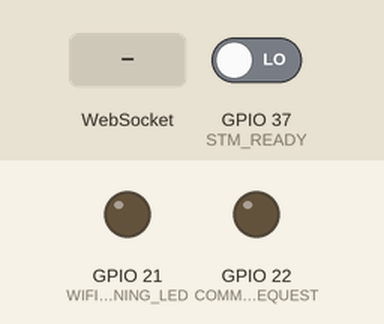
The sketch below on a simulated ESP32. Shown: output pins drawn as LEDs (lit = HIGH). Dashed ring = blinking. The inputs (shaded band) are chosen by the test bench; at power-on: GPIO 37 (STM_READY) LOW. WiFi joins after 1.5 s; servers stay silent unless stated; storage starts empty; EEPROM starts erased; pins used as bus, display or sensor lines are not drawn; what the sketch prints to the serial monitor is not drawn.

Above: at 0.1 s.
At 3.2 s:
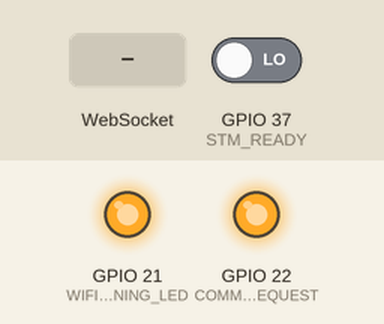
3.3 s: GPIO 37 (STM_READY) driven HIGH
At 4.3 s:
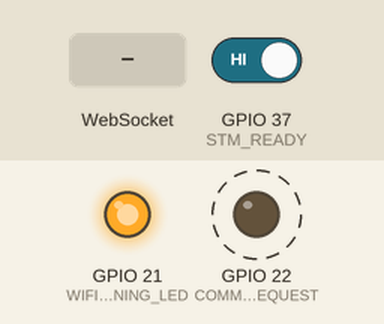
4.8 s: WebSocket text "refTemp" received
10.8 s: WebSocket text "refTDS" received
Timing chart, 0 to 13.8 s (numbered marks = the images above; inputs shaded):
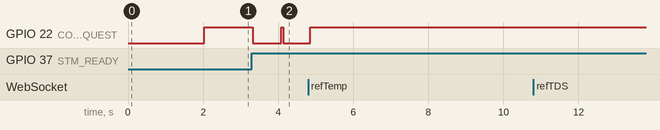

Measured:
- after the input at 3.3 s, GPIO 22 (COMM_REQUEST): HIGH → LOW at once, → HIGH 0.76 s later, → LOW 0.05 s later

The sketch:

hydro-esp.ino
```cpp
#include <Arduino.h>
#include <WiFi.h>
#include <AsyncTCP.h>
#include <ESPAsyncWebServer.h>
#include <LittleFS.h>
#include <Arduino_JSON.h>
#include <EEPROM.h>
#include <SPI.h>
#include <FS.h>
#include <math.h>
//#include <Adafruit_BME280.h>
//#include <Adafruit_Sensor.h>

//#define MAX_SENSOR 6
#define SPI_DATA_LENGTH 23
#define COMM_REQUEST 22
#define CS_PIN 5
#define MAX_QUEUE_LENGTH 3
#define WIFI_WARNING_LED 21
#define MAX_SENSOR 2
#define STM_READY 37

// Replace with your network credentials
const char* ssid = "KET0";
const char* password = "keto4522";

bool WiFiConnected = false;

// Create AsyncWebServer object on port 80
AsyncWebServer server(80);

// Static IP address
IPAddress local_IP(192, 168, 68, 37);
// Gateway IP address
IPAddress gateway(192, 168, 68, 1);
// Subnet IP address
IPAddress subnet(255, 255, 252, 0);

long WiFiTimeout = 10000;

// Create a WebSocket object
AsyncWebSocket ws("/ws");

// Json Variable to Hold Sensor Readings
JSONVar readings;

// Timer variables
unsigned long lastTime = 0;
unsigned long timerDelay = 1000;

// Create a sensor object
//Adafruit_BME280 bme;         // BME280 connect to ESP32 I2C (GPIO 21 = SDA, GPIO 22 = SCL)

String switchMatrixStr = "00000000";

//Motor Values
uint8_t motorID = 1;
uint16_t motorValue = 1;
String motorMsg = "1:1";
////////////////////// SENSORS /////////////////////////
struct Sensor {
  const char* name;

  float ref;
  float margin;

  float value;
};

enum {
  IDX_TEMP = 0,
  IDX_ALT,
  IDX_FF,
  IDX_TDS,
  IDX_HUM,
  SENSOR_COUNT      // Not tested can cause bug !!!
};

Sensor sensors[] = {
  { "Temperature Sensor", 25.0f, 1.0f, 0 },
  { "Altitude Sensor",   160.0f, 10.0f, 0 },
  { "Air Quality Sensor",  50.0f, 1.0f, 0 },
  { "TDS Sensor",        300.0f, 1.0f, 0 },
  { "Humidity Sensor",    73.0f, 3.0f, 0 },
};

////////////////////// COMMUNICATION //////////////////////
uint8_t txBuff[23] = {0xAA, 0xBB, 0xCC, 0xDD, 0xEE, 0xFF};
uint8_t rxBuff[23] = {0};

typedef union
{
    struct __attribute__((packed))
    {
        uint8_t id;
        uint8_t type;
        float   payload;
        uint16_t crc;
    } frame;

    uint8_t raw[8];       // Be carefull about this size
} SingleSPIData_t;

typedef struct __attribute__((packed))
{
	uint8_t switchMatrix;
	float values[SENSOR_COUNT];
	uint16_t crc;
}SystemSnapshot_t;

SingleSPIData_t messageQueue[6] = {0};
SingleSPIData_t messageTemp;
bool readFromTemp = false;
uint8_t queueCounter = 0;

uint16_t CRC16_CCITT(const uint8_t *data, size_t length)
{
    uint16_t crc = 0xFFFF;   // common initial value

    for (size_t i = 0; i < length; i++)
    {
        crc ^= ((uint16_t)data[i] << 8);

        for (uint8_t bit = 0; bit < 8; bit++)
        {
            if (crc & 0x8000)
                crc = (crc << 1) ^ 0x1021;
            else
                crc = (crc << 1);
        }
    }
    return crc;
}

uint16_t SystemSnapshot_CalculateCRC(const SystemSnapshot_t *packet)
{
    return CRC16_CCITT((const uint8_t *)packet,
                       sizeof(SystemSnapshot_t) - sizeof(packet->crc));
}

uint8_t SystemSnapshot_IsValid(const SystemSnapshot_t *packet)
{
    return (packet->crc == SystemSnapshot_CalculateCRC(packet));
}

void QueueMessage(uint8_t _idx, uint8_t _type, float _payload){     // _idx'in type'ı SensorIndex_t yapılabilir sonrasında
  messageQueue[queueCounter].frame.id = _idx;
  messageQueue[queueCounter].frame.type = _type;
  messageQueue[queueCounter].frame.payload = _payload;
  queueCounter++;
}

void FillTxBufferFromQueue(){      // Check this functions functionality
    if(readFromTemp){
      memcpy(txBuff, messageTemp.raw, 8);
      readFromTemp = false;
      return;
    }
    if(queueCounter > 0){
      messageTemp = messageQueue[0];
      messageTemp.frame.crc = CRC16_CCITT((const uint8_t *)&messageTemp.frame, sizeof(messageTemp.frame)-sizeof(messageTemp.frame.crc));
      Serial.print("ESP CRC: ");
      Serial.println(messageTemp.frame.crc);
      memcpy(txBuff, messageTemp.raw, 8);
      for(int i = 1; i < queueCounter; i++){    // Delete message from queue
        messageQueue[i-1] = messageQueue[i];
      }
      queueCounter--;
    }else{
      ClearTxBuffer();
    }
}

void CommSetup(){
  SPI.begin(14, 12, 13, CS_PIN);   // SCK, MISO, MOSI, SS
  pinMode(STM_READY, INPUT);
  pinMode(CS_PIN, OUTPUT);         // SS is not currently active on STM side
  pinMode(COMM_REQUEST, OUTPUT);
  digitalWrite(CS_PIN, HIGH);
  digitalWrite(COMM_REQUEST, LOW);
}

void PrintRxBuffer(){
  Serial.print("Rx Buffer: ");
  for(int i = 0; i < SPI_DATA_LENGTH; i++){
    //Serial.print("0x");
    if(rxBuff[i] < 16) Serial.print("0");
    Serial.print(rxBuff[i], HEX);
    //for(int bit = 7; bit >= 0; bit--){
    //  Serial.print((rxBuff[i] >> bit) & 1);
    //}
    Serial.print(" ");
  }
  Serial.println("");
}

String uint8ToBinaryString(uint8_t value) {
  String out;
  out.reserve(8);

  for (int i = 7; i >= 0; --i) {
    out += ((value >> i) & 0x01) ? '1' : '0';
  }
  return out;
}

void ClearRxBuffer(){
  for(int i = 0; i < SPI_DATA_LENGTH; i++){     // Clear RX Buffer
    rxBuff[i] = 0;
  }
}

void ClearTxBuffer(){
  for(int i = 0; i < SPI_DATA_LENGTH; i++){     // Clear RX Buffer
    txBuff[i] = 0;
  }
}

void ProcessSPIData(){
  SystemSnapshot_t SPISnap;
  memcpy(&SPISnap, rxBuff, SPI_DATA_LENGTH);
  if(SystemSnapshot_IsValid(&SPISnap) == 0){
    Serial.println("SPI DATA IS NOT VALID!");
    readFromTemp = true;
    //return;               // Uncomment this line for release build
  }
  for(int i = 0; i < SENSOR_COUNT; i++){
    sensors[i].value = SPISnap.values[i];
    Serial.print(sensors[i].name);
    Serial.print(" new value: ");
    Serial.println(sensors[i].value);
  }
  switchMatrixStr = uint8ToBinaryString(SPISnap.switchMatrix);
  Serial.print("Switch Matrix: ");
  Serial.println(switchMatrixStr);
  ClearRxBuffer();
}

void SingleComm(){
  SPI.beginTransaction(SPISettings(1000000, MSBFIRST, SPI_MODE0));
  digitalWrite(CS_PIN, LOW);
  for (int i = 0; i < SPI_DATA_LENGTH; i++) {
    rxBuff[i] = SPI.transfer(txBuff[i]);
  }
  delayMicroseconds(20);
  digitalWrite(CS_PIN, HIGH);
  SPI.endTransaction();
  PrintRxBuffer();
  ProcessSPIData();
  delayMicroseconds(5);
}

void CommManager(){
  int current_sensor_count = SENSOR_COUNT;
  int spiCounter = current_sensor_count+1;
  if(queueCounter > spiCounter) spiCounter = queueCounter;
  Serial.println("--- SPI Communication ---");
  FillTxBufferFromQueue();
  SingleComm();
  Serial.println("---");
}

////////////////////// WEB SOCKET /////////////////////////
void initWebSocket() {
  ws.onEvent(onEvent);
  server.addHandler(&ws);
}

void onEvent(AsyncWebSocket *server, AsyncWebSocketClient *client, AwsEventType type, void *arg, uint8_t *data, size_t len) {
  switch (type) {
    case WS_EVT_CONNECT:
      Serial.printf("WebSocket client #%u connected from %s\n", client->id(), client->remoteIP().toString().c_str());
      break;
    case WS_EVT_DISCONNECT:
      Serial.printf("WebSocket client #%u disconnected\n", client->id());
      break;
    case WS_EVT_DATA:
      handleWebSocketMessage(arg, data, len);
      break;
    case WS_EVT_PONG:
    case WS_EVT_ERROR:
      break;
  }
}

void UpdateRefValue(uint8_t _idx, uint8_t _memoryLoc, float _newValue){
  if(queueCounter < MAX_QUEUE_LENGTH){
    QueueMessage(_idx, 1, _newValue);             // Communication can be corrupted if some data comes from web while communicating
    Serial.print("QueueCounter: ");
    Serial.println(queueCounter);
    sensors[_idx].ref = _newValue;
    UpdateEEPROM(_memoryLoc, sensors[_idx].ref);
  }
}

void handleWebSocketMessage(void *arg, uint8_t *data, size_t len) {
  AwsFrameInfo *info = (AwsFrameInfo*)arg;
  if (info->final && info->index == 0 && info->len == len && info->opcode == WS_TEXT) {
      String msg;
      msg.reserve(len);
      for (size_t i = 0; i < len; i++) {
        msg += (char)data[i];
      }

      Serial.print("Message from web: ");
      Serial.println(msg);
      String valStr = "";
      if(msg.startsWith("refTemp")) {
        valStr = msg.substring(msg.indexOf(':') + 1);
        float newValue = valStr.toFloat();
        UpdateRefValue(IDX_TEMP, 0, newValue);
      // } else if(msg.startsWith("refpH")){
        //valStr = msg.substring(msg.indexOf(':') + 1);
        //float newValue = valStr.toFloat();
        //UpdateRefValue(IDX_PH, 12, newValue);
      } else if(msg.startsWith("refAlt")){
        valStr = msg.substring(msg.indexOf(':') + 1);
        float newValue = valStr.toFloat();
        UpdateRefValue(IDX_ALT, 4, newValue);
      } else if(msg.startsWith("refTDS")){
        valStr = msg.substring(msg.indexOf(':') + 1);
        float newValue = valStr.toFloat();
        UpdateRefValue(IDX_TDS, 16, newValue);
      } else if(msg.startsWith("refFF")){
        valStr = msg.substring(msg.indexOf(':') + 1);
        float newValue = valStr.toFloat();
        UpdateRefValue(IDX_FF, 20, newValue);
      } else if(msg.startsWith("refHum")){
        valStr = msg.substring(msg.indexOf(':') + 1);
        float newValue = valStr.toFloat();
        UpdateRefValue(IDX_HUM, 8, newValue);
      }else if (msg[0] >= '0' && msg[0] <= '9'){
        motorMsg = msg;
        String motorIDStr = msg.substring(0, msg.indexOf(':'));
        String motorValueStr = msg.substring(msg.indexOf(':') + 1);
        motorID = motorIDStr.toInt();
        motorValue = motorValueStr.toInt();
        Serial.print("Motor ID: ");
        Serial.println(motorID);
        Serial.print("Motor Value: ");
        Serial.println(motorValue);
      }

      String sensorReadings = getSensorReadings();
      //Serial.println(sensorReadings);
      notifyClients(sensorReadings);
  }
}

void notifyClients(String sensorReadings) {
  ws.textAll(sensorReadings);
}

// Initialize WiFi
void initWiFi() {
  WiFi.mode(WIFI_STA);
  if (!WiFi.config(local_IP, gateway, subnet)) {
    Serial.println("STA Failed to configure");
  }
  WiFi.begin(ssid, password);
  Serial.println("");
  Serial.print("Connecting to WiFi ..");
  pinMode(WIFI_WARNING_LED, OUTPUT);
  digitalWrite(WIFI_WARNING_LED, LOW);
  long currentTime = millis();
  while (WiFi.status() != WL_CONNECTED && (millis() - currentTime) <= WiFiTimeout) {
    Serial.print('.');
    delay(1000);
  }
  if(WiFi.status() != WL_CONNECTED){
    Serial.println("Failed to connect to WiFi!");
    return;
  }
  WiFiConnected = true;
  digitalWrite(WIFI_WARNING_LED, HIGH);
  Serial.println(WiFi.localIP());
}

// Initialize LittleFS
void initFS() {
  if (!LittleFS.begin(true)) {
    Serial.println("An error has occurred while mounting LittleFS");
  }
  else{
   Serial.println("LittleFS mounted successfully");
  }
}

void listFS(){
  File root = LittleFS.open("/");
  if (!root || !root.isDirectory()) {
    Serial.println("Failed to open LittleFS root");
    return;
  }

  File file = root.openNextFile();
  while (file) {
    Serial.printf("FS: %s (%u bytes)\n", file.name(), (unsigned)file.size());
    file = root.openNextFile();
  }
}

// Get Sensor Readings and return JSON object
String getSensorReadings(){
  readings["temperature"] = sensors[IDX_TEMP].value;
  //readings["ph"] = sensors[IDX_PH].value;
  readings["altitude"] = sensors[IDX_ALT].value;
  readings["tds"] = sensors[IDX_TDS].value;
  readings["ff"] = sensors[IDX_FF].value;
  readings["humidity"] = sensors[IDX_HUM].value;

  readings["refTemperature"] = sensors[IDX_TEMP].ref;
  //readings["refpH"] = sensors[IDX_PH].ref;
  readings["refAlt"] = sensors[IDX_ALT].ref;
  readings["refTDS"] = sensors[IDX_TDS].ref;
  readings["refFF"] = sensors[IDX_FF].ref;
  readings["refHum"] = sensors[IDX_HUM].ref;

  if (switchMatrixStr.length() >= 8) {             // Inhibits getting error when switchMatrixStr is empty
    readings["switch_temp_up"] = switchMatrixStr[4] - '0';    // Need this "-0" for javascript side
    readings["switch_temp_down"] = switchMatrixStr[5] - '0';
    readings["switch_alt_up"] = switchMatrixStr[6] - '0';
    readings["switch_alt_down"] = switchMatrixStr[7] - '0';
  } else {
    readings["switch_temp_up"] = 0;
    readings["switch_temp_down"] = 0;
    readings["switch_alt_up"] = 0;
    readings["switch_alt_down"] = 0;
  }

//  readings["switch_ph_up"] =
//  readings["switch_ph_down"] =
//  readings["switch_press_up"] =
//  readings["switch_press_down"] =
//  readings["switch_tds_up"] =
//  readings["switch_tds_down"] =
//  readings["switch_ff_up"] =
//  readings["switch_ff_down"] =

  readings["consoleLastMotorID"] = motorID;
  readings["consoleLastMotorData"] = motorValue;
  readings["consoleTempMOE"] = sensors[IDX_TEMP].margin;
  readings["consoleHumMOE"] = sensors[IDX_HUM].margin;
  String jsonString = JSON.stringify(readings);
  return jsonString;
}

void WebSocketSetup(){
  initWiFi();
  if(!WiFiConnected) return;
  initFS();
  listFS();
  initWebSocket();

  // Web Server Root URL
  server.on("/", HTTP_GET, [](AsyncWebServerRequest *request) {
    request->send(LittleFS, "/index.html", "text/html");
  });

  server.onNotFound([](AsyncWebServerRequest *req){
    Serial.printf("404: %s %s\n", req->methodToString(), req->url().c_str());
    if (req->method() == HTTP_OPTIONS) { req->send(204); return; }
    req->send(404, "text/plain", "Not found: " + req->url());
  });

  server.serveStatic("/", LittleFS, "/").setDefaultFile("index.html");

  // Start server
  server.begin();
}

///////////////////////// EEPROM //////////////////////
void UpdateEEPROM(int startAddress, float value){
  union{
    float val;
    uint8_t b[4];   // little-endian -> b[0] LSB
  }conv;

  conv.val = value;

  for(int j = 3; j >= 0; j--){
    EEPROM.write(startAddress++, conv.b[j]);
  }

  EEPROM.commit();
}

void EEPROMSetup(){
  EEPROM.begin(128);

  union{
    uint32_t u;
    float f;
  } conv;

  int eepromAddress = 0;

  for(int i = 0; i < MAX_SENSOR; i++){
    conv.u = 0;
    for (int j = 0; j < 4; j++) {
        uint8_t eByte = EEPROM.read(eepromAddress++);
        conv.u = (conv.u << 8) | eByte;
    }

    if(!isnan(conv.f)) sensors[i].ref = conv.f;
  }
}

//////////////////////////////////////////////////////

void setup() {
  Serial.begin(115200);
  Serial.println("");
  Serial.println("ESP Started");

  EEPROMSetup();
  WebSocketSetup();
  CommSetup();
}

void loop() {
  if ((millis() - lastTime) > timerDelay) {
    digitalWrite(COMM_REQUEST, HIGH);
    String sensorReadings = getSensorReadings();
    Serial.println(sensorReadings);
    if(WiFiConnected) notifyClients(sensorReadings);
    lastTime = millis();
  }else if(queueCounter > 0){
    digitalWrite(COMM_REQUEST, HIGH);
  }

  if(digitalRead(STM_READY)){
    CommManager();
    digitalWrite(COMM_REQUEST, LOW);
  }

  if(WiFiConnected) ws.cleanupClients();

  //delay(1);
}
```
